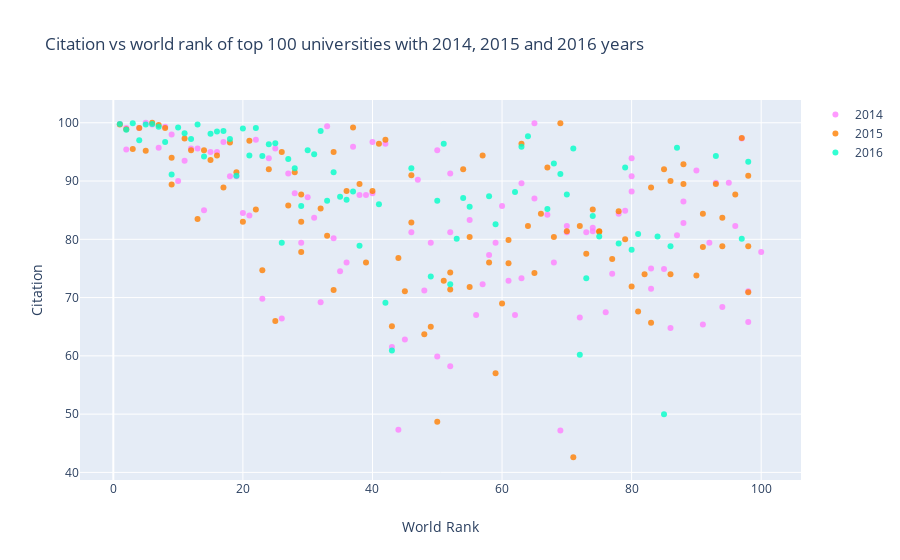

Notebook code for this chart:
### Markdown cell above
# Scatter

2014 2015 2016 yılındaki dünyadaki en iyi 100 ünicersitenin citationlarını karşılaştıracağız

### Code cell
df2014 = timesData[timesData.year == 2014].iloc[:100,:] #yılı 2014e eşitle ve ilk 100ü al
df2015 = timesData[timesData.year == 2015].iloc[:100,:]
df2016 = timesData[timesData.year == 2016].iloc[:100,:]
#3 farklı trace yaratmamız gerekiyor
trace1 =go.Scatter(
                    x = df2014.world_rank,
                    y = df2014.citations,
                    mode = "markers",
                    name = "2014",
                    marker = dict(color = 'rgba(255, 128, 255, 0.8)'),
                    text= df2014.university_name)
trace2 =go.Scatter(
                    x = df2015.world_rank,
                    y = df2015.citations,
                    mode = "markers",
                    name = "2015",
                    marker = dict(color = 'rgba(255, 128, 2, 0.8)'),
                    text= df2015.university_name)

trace3 =go.Scatter(
                    x = df2016.world_rank,
                    y = df2016.citations,
                    mode = "markers",
                    name = "2016",
                    marker = dict(color = 'rgba(0, 255, 200, 0.8)'),
                    text= df2016.university_name)
data = [trace1, trace2, trace3]
layout = dict(title = 'Citation vs world rank of top 100 universities with 2014, 2015 and 2016 years',
              xaxis= dict(title= 'World Rank',ticklen= 10,zeroline= True),
              yaxis= dict(title= 'Citation',ticklen= 10,zeroline= True)
             )
fig = dict(data = data, layout = layout)
iplot(fig)

### Figure 1 — Plotly figure (JSON) as saved in the notebook; plotly's stock layout.template omitted (floating-point values rounded to 4 significant figures)
{"data": [{"marker": {"color": "rgba(255, 128, 255, 0.8)"}, "mode": "markers", "name": "2014", "text": ["California Institute of Technology", "Harvard University", "University of Oxford", "Stanford University", "Massachusetts Institute of Technology", "Princeton University", "University of Cambridge", "University of California, Berkeley", "University of Chicago", "Imperial College London", "Yale University", "University of California, Los Angeles", "Columbia University", "ETH Zurich – Swiss Federal Institute of Technology Zurich", "Johns Hopkins University", "University of Pennsylvania", "Duke University", "University of Michigan", "Cornell University", "University of Toronto", "University College London", "Northwestern University", "University of Tokyo", "Carnegie Mellon University", "University of Washington", "National University of Singapore", "University of Texas at Austin", "Georgia Institute of Technology", "University of Illinois at Urbana-Champaign", "University of Wisconsin-Madison", "University of British Columbia", "London School of Economics and Political Science", "University of California, Santa Barbara", "University of Melbourne", "McGill University", "Karolinska Institute", "École Polytechnique Fédérale de Lausanne", "King’s College London", "University of Edinburgh", "New York University", "University of California, San Diego", "Washington University in St Louis", "University of Hong Kong", "Seoul National University", "Peking University", "University of Minnesota", "University of North Carolina at Chapel Hill", "Australian National University", "Pennsylvania State University", "Boston University", "Tsinghua University", "Brown University", "Kyoto University", "University of California, Davis", "LMU Munich", "Korea Advanced Institute of Science and Technology (KAIST)", "Hong Kong University of Science and Technology", "University of Manchester", "Ohio State University", "Pohang University of Science and Technology", "KU Leuven", "Purdue University", "The University of Queensland", "University of Göttingen", "Rice University", "École Normale Supérieure", "Leiden University", "Heidelberg University", "Delft University of Technology", "University of Southern California", "École Polytechnique", "University of Sydney", "Erasmus University Rotterdam", "University of Basel", "Utrecht University", "Nanyang Technological University", "Wageningen University and Research Center", "University of Pittsburgh", "University of Bristol", "Durham University", "Emory University", "Tufts University", "Michigan State University", "University of Amsterdam", "Ghent University", "Free University of Berlin", "Technical University of Munich", "Case Western Reserve University", "Vanderbilt University", "University of Notre Dame", "Monash University", "McMaster University", "University of California, Irvine", "Humboldt University of Berlin", "University of Rochester", "Pierre and Marie Curie University", "University of Colorado Boulder", "Maastricht University", "University of Groningen", "University of Helsinki"], "type": "scatter", "x": ["1", "2", "2", "4", "5", "6", "7", "8", "9", "10", "11", "12", "13", "14", "15", "16", "17", "18", "19", "20", "21", "22", "23", "24", "25", "26", "27", "28", "29", "30", "31", "32", "33", "34", "35", "36", "37", "38", "39", "40", "40", "42", "43", "44", "45", "46", "47", "48", "49", "50", "50", "52", "52", "52", "55", "56", "57", "58", "59", "60", "61", "62", "63", "63", "65", "65", "67", "68", "69", "70", "70", "72", "73", "74", "74", "76", "77", "78", "79", "80", "80", "80", "83", "83", "85", "86", "87", "88", "88", "90", "91", "92", "93", "94", "95", "96", "97", "98", "98", "100"], "y": [99.8, 99.1, 95.4, 99.1, 100.0, 99.7, 95.7, 99.3, 98.0, 90.0, 93.5, 95.6, 95.6, 85.0, 95.0, 95.0, 96.7, 90.8, 90.8, 84.5, 84.1, 97.1, 69.8, 93.9, 95.6, 66.4, 91.3, 87.9, 79.4, 87.2, 83.7, 69.2, 99.4, 80.2, 74.5, 76.0, 95.9, 87.6, 87.6, 87.9, 96.7, 96.4, 61.5, 47.3, 62.8, 81.2, 90.2, 71.2, 79.4, 95.3, 59.9, 91.3, 58.2, 81.2, 83.3, 67.0, 72.3, 77.3, 79.4, 85.7, 72.9, 67.0, 73.3, 89.6, 99.9, 87.0, 84.2, 76.0, 47.2, 81.2, 82.3, 66.6, 81.2, 81.4, 82.0, 67.5, 74.1, 84.4, 84.9, 88.2, 90.8, 93.9, 71.5, 75.0, 74.9, 64.8, 80.7, 82.8, 86.5, 91.8, 65.4, 79.4, 89.7, 68.4, 89.7, 82.3, 97.3, 65.8, 71.1, 77.8]}, {"marker": {"color": "rgba(255, 128, 2, 0.8)"}, "mode": "markers", "name": "2015", "text": ["California Institute of Technology", "Harvard University", "University of Oxford", "Stanford University", "University of Cambridge", "Massachusetts Institute of Technology", "Princeton University", "University of California, Berkeley", "Imperial College London", "Yale University", "University of Chicago", "University of California, Los Angeles", "ETH Zurich – Swiss Federal Institute of Technology Zurich", "Columbia University", "Johns Hopkins University", "University of Pennsylvania", "University of Michigan", "Duke University", "Cornell University", "University of Toronto", "Northwestern University", "University College London", "University of Tokyo", "Carnegie Mellon University", "National University of Singapore", "University of Washington", "Georgia Institute of Technology", "University of Texas at Austin", "LMU Munich", "University of Illinois at Urbana-Champaign", "University of Wisconsin-Madison", "University of British Columbia", "University of Melbourne", "London School of Economics and Political Science", "École Polytechnique Fédérale de Lausanne", "University of Edinburgh", "University of California, Santa Barbara", "New York University", "McGill University", "King’s College London", "University of California, San Diego", "Washington University in St Louis", "University of Hong Kong", "Karolinska Institute", "Australian National University", "University of Minnesota", "University of North Carolina at Chapel Hill", "Peking University", "Tsinghua University", "Seoul National University", "Hong Kong University of Science and Technology", "Korea Advanced Institute of Science and Technology (KAIST)", "University of Manchester", "Brown University", "KU Leuven", "University of California, Davis", "Boston University", "Pennsylvania State University", "Kyoto University", "University of Sydney", "Nanyang Technological University", "École Polytechnique", "Scuola Normale Superiore di Pisa", "Leiden University", "The University of Queensland", "Pohang University of Science and Technology", "University of Göttingen", "Ohio State University", "Rice University", "Heidelberg University", "Delft University of Technology", "Erasmus University Rotterdam", "Wageningen University and Research Center", "University of Bristol", "University of Basel", "University of Southern California", "University of Amsterdam", "École Normale Supérieure", "Utrecht University", "Humboldt University of Berlin", "Free University of Berlin", "Michigan State University", "Durham University", "Monash University", "Middle East Technical University", "University of Arizona", "University of Notre Dame", "Tufts University", "University of California, Irvine", "Ghent University", "University of Massachusetts", "University of Pittsburgh", "Emory University", "McMaster University", "University of Glasgow", "Vanderbilt University", "University of Colorado Boulder", "Stockholm University", "Technical University of Munich", "Uppsala University"], "type": "scatter", "x": ["1", "2", "3", "4", "5", "6", "7", "8", "9", "9", "11", "12", "13", "14", "15", "16", "17", "18", "19", "20", "21", "22", "23", "24", "25", "26", "27", "28", "29", "29", "29", "32", "33", "34", "34", "36", "37", "38", "39", "40", "41", "42", "43", "44", "45", "46", "46", "48", "49", "50", "51", "52", "52", "54", "55", "55", "57", "58", "59", "60", "61", "61", "63", "64", "65", "66", "67", "68", "69", "70", "71", "72", "73", "74", "75", "75", "77", "78", "79", "80", "81", "82", "83", "83", "85", "86", "86", "88", "88", "90", "91", "91", "93", "94", "94", "96", "97", "98", "98", "98"], "y": [99.7, 98.9, 95.5, 99.1, 95.2, 100.0, 99.6, 99.1, 89.4, 94.0, 97.3, 95.3, 83.5, 95.3, 93.6, 94.4, 88.9, 96.6, 91.5, 83.0, 96.9, 85.1, 74.7, 92.0, 66.0, 95.0, 85.8, 91.5, 83.0, 77.8, 87.7, 85.3, 80.6, 71.3, 95.0, 88.3, 99.2, 89.5, 76.0, 88.3, 96.4, 97.1, 65.1, 76.8, 71.1, 82.9, 91.0, 63.7, 65.0, 48.7, 72.9, 71.4, 74.3, 92.0, 71.8, 80.4, 94.4, 76.0, 57.0, 69.0, 75.9, 79.9, 96.4, 82.3, 74.2, 84.4, 92.3, 80.4, 99.9, 81.4, 42.6, 82.3, 77.5, 85.1, 81.4, 81.3, 76.6, 84.8, 80.0, 71.9, 67.6, 74.0, 88.9, 65.7, 92.0, 74.0, 90.0, 92.9, 89.5, 73.8, 78.7, 84.4, 89.5, 78.8, 83.7, 87.7, 97.4, 90.9, 78.8, 70.9]}, {"marker": {"color": "rgba(0, 255, 200, 0.8)"}, "mode": "markers", "name": "2016", "text": ["California Institute of Technology", "University of Oxford", "Stanford University", "University of Cambridge", "Massachusetts Institute of Technology", "Harvard University", "Princeton University", "Imperial College London", "ETH Zurich – Swiss Federal Institute of Technology Zurich", "University of Chicago", "Johns Hopkins University", "Yale University", "University of California, Berkeley", "University College London", "Columbia University", "University of California, Los Angeles", "University of Pennsylvania", "Cornell University", "University of Toronto", "Duke University", "University of Michigan", "Carnegie Mellon University", "London School of Economics and Political Science", "University of Edinburgh", "Northwestern University", "National University of Singapore", "King’s College London", "Karolinska Institute", "LMU Munich", "New York University", "École Polytechnique Fédérale de Lausanne", "University of Washington", "University of Melbourne", "University of British Columbia", "KU Leuven", "University of Illinois at Urbana-Champaign", "Heidelberg University", "McGill University", "University of California, San Diego", "University of California, Santa Barbara", "Georgia Institute of Technology", "Peking University", "University of Tokyo", "University of California, Davis", "University of Hong Kong", "University of Texas at Austin", "Tsinghua University", "Wageningen University and Research Center", "Humboldt University of Berlin", "University of Wisconsin-Madison", "Brown University", "Australian National University", "Technical University of Munich", "École Normale Supérieure", "Nanyang Technological University", "University of Manchester", "University of Sydney", "University of Amsterdam", "Hong Kong University of Science and Technology", "The University of Queensland", "Washington University in St Louis", "Utrecht University", "University of North Carolina at Chapel Hill", "Boston University", "Delft University of Technology", "University of Minnesota", "Leiden University", "University of Southern California", "University of Bristol", "Durham University", "Erasmus University Rotterdam", "Free University of Berlin", "Monash University", "University of Groningen", "Pennsylvania State University", "University of Glasgow", "University of Helsinki", "University of Tübingen", "University of Pittsburgh", "University of Warwick", "Uppsala University", "University of Copenhagen", "University of New South Wales", "University of Freiburg", "Seoul National University", "University of St Andrews", "Vanderbilt University", "Kyoto University", "Maastricht University", "Emory University", "Lund University", "Ohio State University", "University of Exeter", "University of Bonn", "Georgetown University", "McMaster University", "University of Sheffield", "Queen Mary University of London", "University of Göttingen", "Michigan State University"], "type": "scatter", "x": ["1", "2", "3", "4", "5", "6", "7", "8", "9", "10", "11", "12", "13", "14", "15", "16", "17", "18", "19", "20", "21", "22", "23", "24", "25", "26", "27", "28", "29", "30", "31", "32", "33", "34", "35", "36", "37", "38", "=39", "=39", "41", "42", "43", "=44", "=44", "46", "=47", "=47", "49", "50", "51", "52", "53", "54", "55", "=56", "=56", "58", "59", "=60", "=60", "62", "63", "64", "=65", "=65", "67", "68", "69", "70", "71", "72", "73", "74", "75", "=76", "=76", "78", "79", "80", "81", "=82", "=82", "84", "85", "86", "87", "=88", "=88", "=90", "=90", "=90", "93", "=94", "=94", "=94", "97", "98", "=99", "=99"], "y": [99.8, 98.8, 99.9, 97.0, 99.7, 99.8, 99.3, 96.7, 91.1, 99.2, 98.2, 97.2, 99.7, 94.2, 98.1, 98.5, 98.6, 97.2, 90.9, 99.0, 94.4, 99.1, 94.3, 96.3, 96.5, 79.4, 93.8, 92.2, 85.7, 95.3, 94.6, 98.6, 86.6, 91.5, 87.3, 86.8, 88.2, 78.9, 98.7, 99.2, 86.0, 69.1, 60.9, 84.3, 70.1, 92.2, 58.8, 87.8, 73.6, 86.6, 96.4, 72.3, 80.1, 87.1, 85.6, 77.3, 77.5, 87.4, 82.6, 82.4, 99.2, 88.1, 95.9, 97.7, 61.5, 88.0, 85.2, 93.0, 91.2, 87.7, 95.6, 60.2, 73.3, 84.0, 80.5, 92.3, 82.1, 79.3, 92.3, 78.2, 80.9, 86.2, 82.1, 80.5, 50.0, 78.8, 95.7, 46.6, 82.7, 96.7, 81.3, 83.2, 94.3, 85.3, 82.5, 84.9, 80.1, 93.3, 72.7, 76.8]}], "layout": {"title": {"text": "Citation vs world rank of top 100 universities with 2014, 2015 and 2016 years"}, "xaxis": {"ticklen": 10, "title": {"text": "World Rank"}, "zeroline": true}, "yaxis": {"ticklen": 10, "title": {"text": "Citation"}, "zeroline": true}}}
